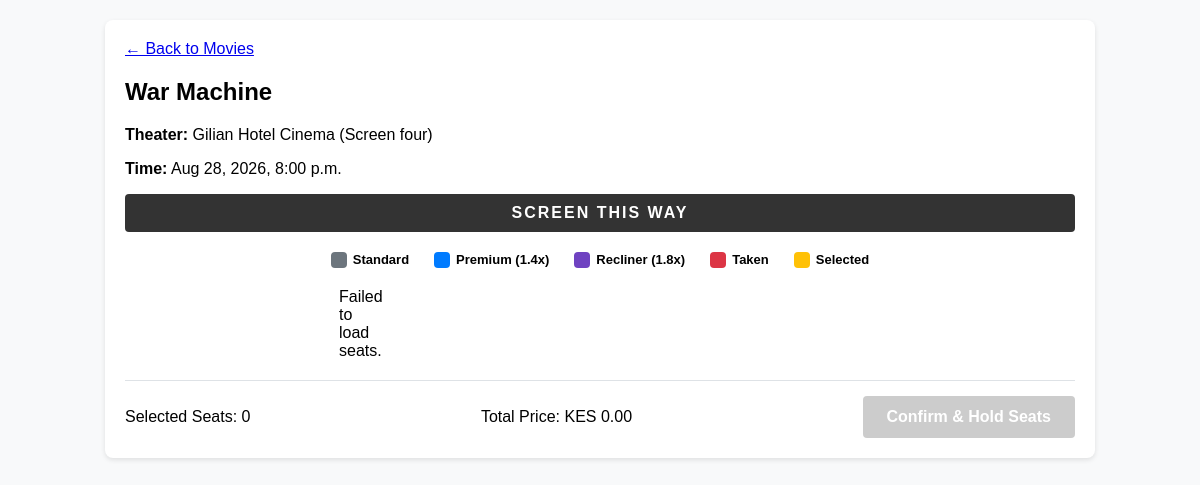
The page /showtimes/2/seats/ on the database its author committed.
### views.py (the view)
# urls.py: path("showtimes/<int:showtime_id>/seats/", views.seat_map_view, name="seat_map"),
def seat_map_view(request, showtime_id):
    showtime = get_object_or_404(Showtime.objects.select_related("movie", "screen__theater"), id=showtime_id)
    return render(request, "booking/seat_map.html", {"showtime": showtime})

### booking/templates/booking/seat_map.html (shortened to what this page needs)
<!DOCTYPE html>
<html lang="en">
<head>
</head>
<body>
    <div class="container">
        <a href="{% url 'landing_page' %}">← Back to Movies</a>
        <h2>{{ showtime.movie.title }}</h2>
        <p><strong>Theater:</strong> {{ showtime.screen.theater.name }} ({{ showtime.screen.name }})</p>
        <p><strong>Time:</strong> {{ showtime.start_time|date:"M j, Y, g:i a" }}</p>
        <div class="screen-bar">SCREEN THIS WAY</div>
        <div class="legend">
            <div class="legend-item"><div class="legend-box" style="background: #6c757d;"></div> Standard</div>
            <div class="legend-item"><div class="legend-box" style="background: #007bff;"></div> Premium (1.4x)</div>
            <div class="legend-item"><div class="legend-box" style="background: #6f42c1;"></div> Recliner (1.8x)</div>
            <div class="legend-item"><div class="legend-box" style="background: #dc3545;"></div> Taken</div>
            <div class="legend-item"><div class="legend-box" style="background: #ffc107;"></div> Selected</div>
        </div>
        <div id="seat-map" class="seat-grid">Loading seats...</div>
        <div class="summary">
            <div>Selected Seats: <span id="selected-count">0</span></div>
            <div>Total Price: KES <span id="total-price">0.00</span></div>
            <button id="book-btn" class="book-btn" onclick="submitBooking()" disabled>Confirm & Hold Seats</button>
        </div>
    </div>
</body>
</html>

### booking/templates/booking/seat_map.html (style rules this page uses)
body { font-family: Arial, sans-serif; margin: 0; padding: 20px; background: #f8f9fa; }
.container { max-width: 950px; margin: auto; background: white; padding: 20px; border-radius: 8px; box-shadow: 0 2px 5px rgba(0,0,0,0.1); }
.screen-bar { background: #333; color: white; text-align: center; padding: 10px; margin-bottom: 20px; border-radius: 4px; font-weight: bold; letter-spacing: 2px; }
.seat-grid { display: grid; grid-template-columns: repeat(10, 45px); gap: 8px; justify-content: center; margin-bottom: 20px; }
.legend { display: flex; justify-content: center; gap: 25px; margin-bottom: 20px; font-size: 13px; font-weight: bold; }
.legend-item { display: flex; align-items: center; gap: 6px; }
.legend-box { width: 16px; height: 16px; border-radius: 4px; }
.summary { margin-top: 20px; border-top: 1px solid #dee2e6; padding-top: 15px; display: flex; justify-content: space-between; align-items: center; }
.book-btn { background: #28a745; color: white; border: none; padding: 12px 24px; border-radius: 4px; font-size: 16px; cursor: pointer; font-weight: bold; }
.book-btn:disabled { background: #ccc; cursor: not-allowed; }

### rows shown on the page
booking_showtime: movie "War Machine", screen.theater.name "Gilian Hotel Cinema", screen.name "Screen four", start_time "Aug 28, 2026, 8:00 p.m."
